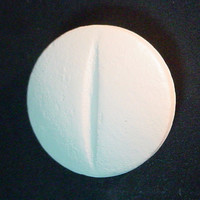
#> input picture proc Imagens (python)/3095_lg.tiff, 200 x 200 px
$ jupyter execute Contornos.ipynb   (older library calls are emulated)
#> lines starting #> are read from the running program, lines starting #| are printed output that depends on the picture
[cell 1]
from skimage import data
from scipy import misc
from scipy import signal as sg
import matplotlib.pyplot as plt
import numpy as np

#imagem = data.camera()
imagem = misc.imread('3095_lg.tiff', mode='L')
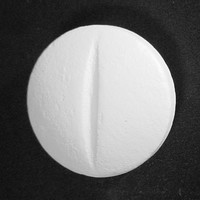
#> imagem: shape (200, 200); min 11, max 254, mean 112.6

fig = plt.figure(figsize=(10,10), dpi=100)
a = fig.add_subplot(1,2,1)
plt.imshow(imagem, cmap=plt.cm.gray)
a.set_title('Original')
plt.tight_layout()
plt.axis('off')
plt.show()

[cell 2]
sobel_x = [[-1, -2, -1], [0,0,0], [1,2,1]]
sobel_y = [[-1, 0,  1], [-2, 0, 2], [-1, 0, 1]]

c_sbl_x  = sg.convolve(imagem, sobel_x, "valid")
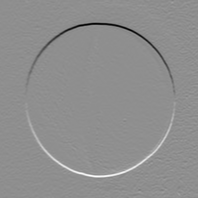
#> c_sbl_x: shape (198, 198) int64; min -823, max 647, mean 0.2; drawn with min black and max white
c_sbl_y  = sg.convolve(imagem, sobel_y, "valid")
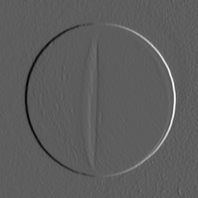
#> c_sbl_y: shape (198, 198) int64; min -531, max 911, mean -0.6; drawn with min black and max white
c_sbl_xy = np.abs(c_sbl_x) + np.abs(c_sbl_y)
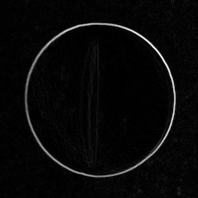
#> c_sbl_xy: shape (198, 198) int64; min 0, max 1220, mean 40; drawn with min black and max white

c_sbl = np.sqrt(c_sbl_x**2 + c_sbl_y**2)

fig = plt.figure(figsize=(10,10), dpi=100)
a = fig.add_subplot(2,2,1)
plt.imshow(c_sbl_x, cmap=plt.cm.gray)
a.set_title('Sobel x')

a = fig.add_subplot(2,2,2)
plt.imshow(c_sbl_y, cmap=plt.cm.gray)
a.set_title('Sobel y')

a = fig.add_subplot(2,2,3)
plt.imshow(c_sbl_xy, cmap=plt.cm.gray)
a.set_title('Sobel x+y')

a = fig.add_subplot(2,2,4)
plt.imshow(c_sbl, cmap=plt.cm.gray)
a.set_title('Sobel')


plt.show()

[cell 3]
dif = c_sbl - c_sbl_xy
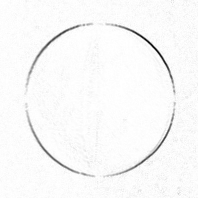
#> dif: shape (198, 198) float64; min -352, max 0, mean -8.25; drawn with min black and max white

fig = plt.figure(figsize=(10,10), dpi=100)
a = fig.add_subplot(1,3,1)
plt.imshow(c_sbl_xy, cmap=plt.cm.gray)
a.set_title('Sobel x+y')

a = fig.add_subplot(1,3,2)
plt.imshow(c_sbl, cmap=plt.cm.gray)
a.set_title('Sobel')

a = fig.add_subplot(1,3,3)
plt.imshow(dif, cmap=plt.cm.gray)
a.set_title('Diferença')

plt.show()
